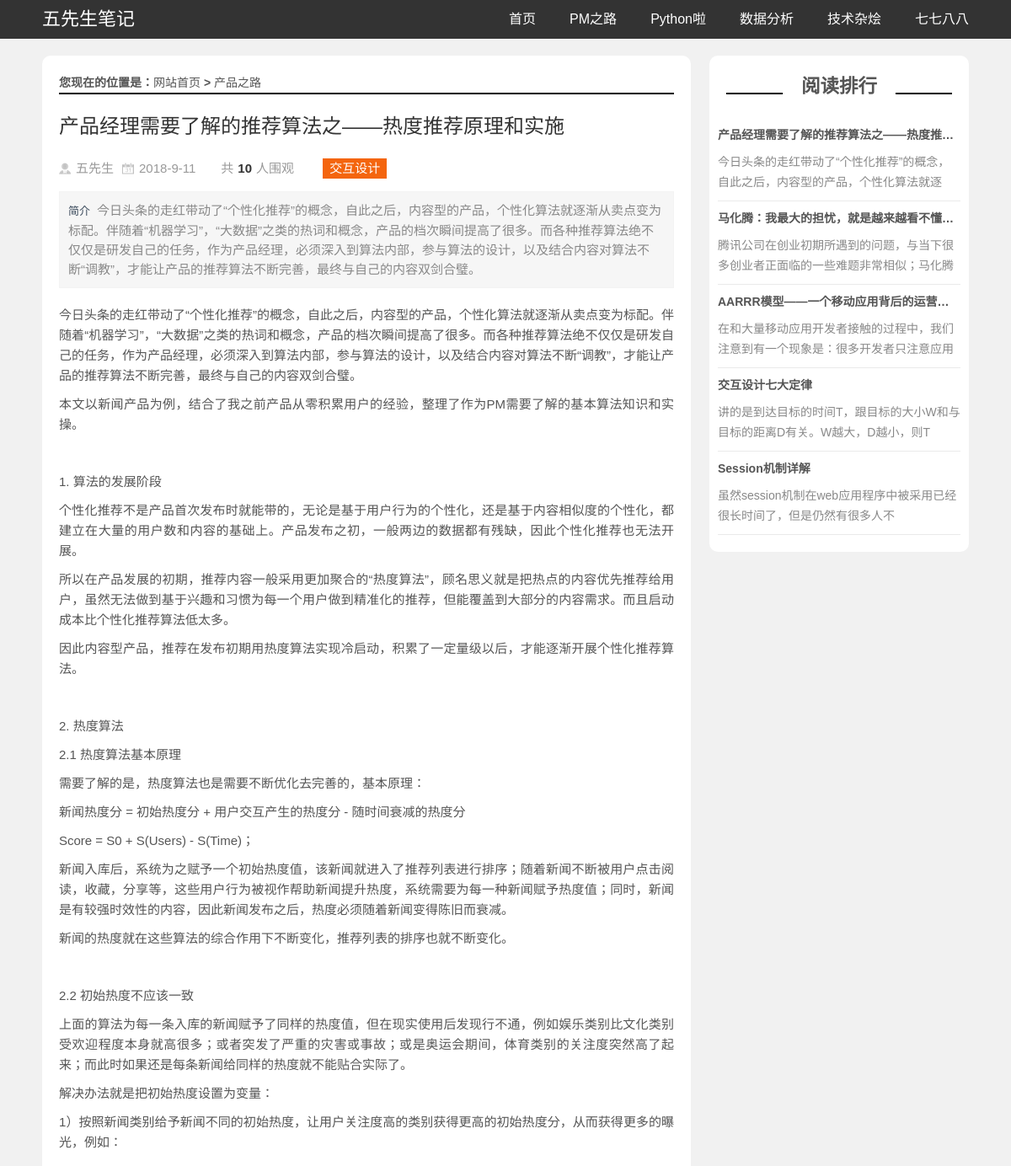
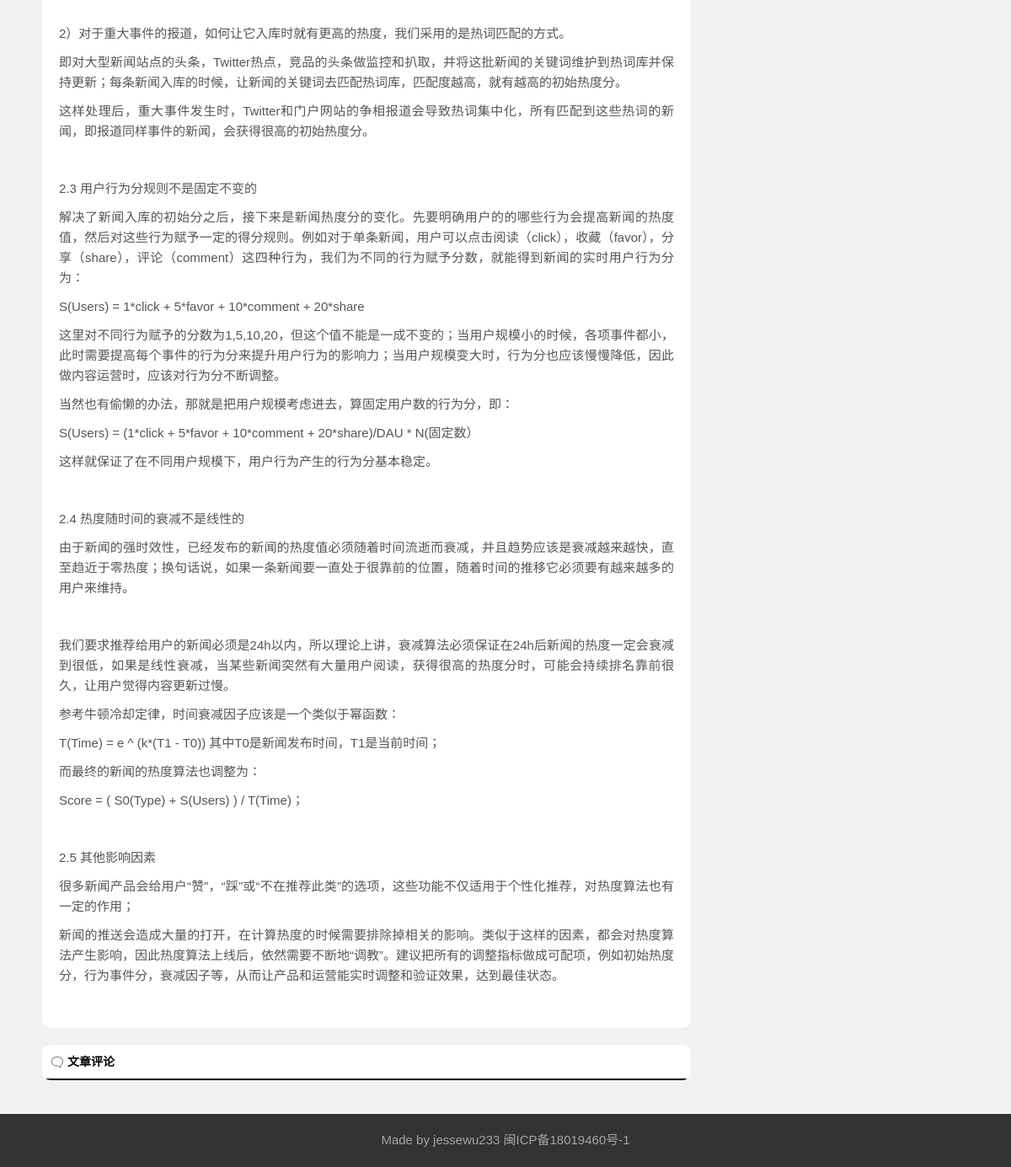
Page /post/9 on the committed database (2 pictures, top to bottom).
### blog/models.py (models this page shows, shortened)
class Post(models.Model):
    title = models.CharField(max_length=100)
    body = RichTextUploadingField()
    created_time = models.DateTimeField()
    modified_time = models.DateTimeField()
    excerpt = models.TextField(max_length=200, blank=True)
    category = models.ForeignKey(Category, on_delete=models.CASCADE)
    tags = models.ForeignKey(Tag, on_delete=models.CASCADE, blank=True, default='0')
    author = models.ForeignKey(User, on_delete=models.CASCADE)
    views = models.PositiveIntegerField(default=0)
    imgUrl = ImageField(upload_to='PostImg', default='0')
    def increase_views(self):
        self.views += 1
        self.save(update_fields=['views'])

class Category(models.Model):
    name = models.CharField(max_length=100)
    def __str__(self):
        return self.name

class User(models.Model):
    name = models.CharField(max_length=100)
    def __str__(self):
        return self.name

class Tag(models.Model):
    category = models.ForeignKey(Category, default='0', on_delete=models.CASCADE)
    name = models.CharField(max_length=100)

### blog/views.py (the view)
# urls.py: path('post/<int:post_id>', views.detail, name='detail'),
def detail(request, post_id):
    post = get_object_or_404(models.Post, pk=post_id)
    post.increase_views()
    post.body = markdown.markdown(post.body,
                                  extensions=[
                                      'markdown.extensions.extra',
                                      'markdown.extensions.fenced_code',
                                      'markdown.extensions.codehilite',
                                      'markdown.extensions.toc',
                                  ])
    all_post_list = models.Post.objects.all().order_by('-created_time')
    most_view_list = all_post_list.order_by("-views")[:5]
    context = {
        "post": post,
        "most_view_list": most_view_list
    }
    return render(request, "blog/detail.html", context)

### blog/templates/blog/detail.html (shortened to what this page needs)
{% load staticfiles %}
<!doctype html>
<html>
<head>
    <link href="{% static "blog/css/base.css" %}" rel="stylesheet">
    <link href="{% static "blog/css/index.css" %}" rel="stylesheet">
    <link href="{% static "blog/css/m.css" %}" rel="stylesheet">
</head>
<body>
<header>
    <div id="mnav">
        <div class="logo"><a href="/">五先生笔记</a></div>
        <ul id="starlist">
            <li><a href="http://localhost:8000/">首页</a></li>
            <li><a href="{% url "blog:category" 6 %}">PM之路</a></li>
            <li><a href="{% url "blog:category" 7 %}">Python啦</a></li>
            <li><a href="{% url "blog:category" 8 %}">数据分析</a></li>
            <li><a href="{% url "blog:category" 9 %}">技术杂烩</a></li>
            <li><a href="{% url "blog:category" 9 %}">七七八八</a></li>
        </ul>
    </div>
</header>
<div class="line46"></div>
<div class="blank"></div>
<article>
    <div class="leftbox">
        <div class="infos">
            <div class="newsview">
                <h2 class="intitle">您现在的位置是：<a href="/">网站首页</a>&nbsp;&gt;&nbsp;<a href="/">{{ post.category }}</a></h2>
                <h3 class="news_title">{{ post.title }}</h3>
                <div class="news_author"><span class="au01">{{ post.author }}</span><span
                        class="au02">{{ post.created_time.year }}-{{ post.created_time.month }}-{{ post.created_time.day }}</span><span
                        class="au03">共<b>{{ post.views }}</b>人围观</span>
                    <span class="tags"><a href="{% url "blog:tag" post.tags.id %}">{{ post.tags.name }}</a></span>
                </div>
                <div class="news_about"><strong>简介</strong>{{ post.excerpt }}
                </div>
                <div class="news_infos">
                    {{ post.body| safe }}
                </div>
            </div>
        </div>
        <div class="news_pl">
            <h2>文章评论</h2>
        </div>
    </div>
    <div class="rightbox">
        <div class="paihang">
            <h2 class="ab_title"><a href="{% url "blog:top" %}">阅读排行</a></h2>
            {% if most_view_list %}
                <ul>
                    {% for post in most_view_list %}
                        <li><b><a href="{% url "blog:detail" post.id %}" target="_blank">{{ post.title }}</a></b>
                            <p>{{ post.excerpt | truncatechars:40 }}</p>
                        </li>
                    {% endfor %}
                </ul>
            {% endif %}
        </div>
    </div>
</article>
<footer>
    <p>Made by <a href="/">jessewu233</a> <a href="/">闽ICP备18019460号-1</a></p>
</footer>
</body>
</html>

### blog/static/blog/css/base.css (style rules this page uses)
* { margin: 0; padding: 0 }
body { font: 15px "Microsoft YaHei", Arial, Helvetica, sans-serif; color: #555; background: #f1f1f1; line-height: 1.5; }
ul, li { list-style: none; }
a { text-decoration: none; color: #555 }
.blank { height: 20px; overflow: hidden; width: 100%; margin: auto; clear: both }
.line46 { height: 46px; width: 100% }
header { width: 100%; color: #FFF; background: #333; line-height: 46px; overflow: hidden; position: fixed; top: 0; z-index: 100 }
.logo { float: left; font-size: 22px }
#mnav { width: 1100px; margin: auto }
#mnav a { color: #FFF }
#starlist { float: right; }
#starlist li { float: left; display: block; padding: 0 0 0 40px; font-size: 16px }
article { width: 1100px; margin: auto; overflow: hidden }
footer { width: 100%; background: #333; color: #a5a4a4; text-align: center; padding: 20px 0; }
footer a { color: #a5a4a4 }

### blog/static/blog/css/index.css (style rules this page uses)
.leftbox { width: 70%; float: left; overflow: hidden; margin-bottom: 20px; }
.rightbox { width: 28%; float: right; overflow: hidden; }
.ab_title { text-align: center; position: relative; margin: 20px; }
.ab_title:before { content: ""; width: 25%; height: 2px; background: #000; position: absolute; left: 0; bottom: 8px }
.ab_title:after { content: ""; width: 25%; height: 2px; background: #000; position: absolute; right: 0; bottom: 8px }
.paihang { background: #FFF; border-radius: 10px; overflow: hidden; margin: 0 0 20px 0; }
.paihang ul { padding: 10px; }
.paihang ul li { border-bottom: solid 1px #EAEAEA; font-size: 14px; margin: 0 0 10px 0; padding: 0 0 10px 0; overflow: hidden; }
.paihang ul li b { height: 30px; text-overflow: ellipsis; white-space: nowrap; overflow: hidden; display: block; }
.paihang ul li p { line-height: 24px; color: #888 }
.infos { width: 100%; background: #FFF; border-radius: 10px; overflow: hidden; }
.newsview { padding: 20px }
.intitle { line-height: 24px; height: 24px; font-size: 14px;; border-bottom: #000 2px solid; }
.intitle a { font-weight: normal; }
.news_title { font-size: 24px; font-weight: normal; padding: 20px 0; color: #333; }
.news_author { width: 100%; color: #999; line-height: 18px; }
.news_author span { margin-right: 10px; padding-left: 20px }
.au01 { background: url(../images/author2.png) no-repeat left center }
.au02 { background: url(../images/date.png) no-repeat left center }
.au03 b { color: #333; padding: 0 5px }
.news_about { color: #888888; border: 1px solid #F3F3F3; padding: 10px; margin: 10px auto 0; line-height: 23px; background: none repeat 0 0 #F6F6F6; }
.news_about strong { color: #38485A; font-weight: 400 !important; font-size: 13px; padding-right: 8px; }
.tags a { background: #F4650E; padding: 3px 8px; margin: 0 5px 5px 0; color: #fff; display: inline-block; }
.tags { margin: 10px 0; }
.news_infos { line-height: 24px; text-align: justify; padding: 20px 0 }
.news_infos p { margin-bottom: 10px }
.news_pl { margin: 10px 0; width: 100%; background: #FFF; border-radius: 10px; overflow: hidden; margin: 20px 0 }
.news_pl h2 { background: url(../images/newsbg03.png) no-repeat left 10px center; border-bottom: #000 2px solid; line-height: 40px; font-size: 14px; padding-left: 30px; color: #000 }

### rows in the picture
Post: category "产品之路", title "产品经理需要了解的推荐算法之——热度推荐原理和实施", author "五先生", created_time.year "2018", created_time.month "9", created_time.day "11", views "10", tags.name "交互设计", excerpt "今日头条的走红带动了“个性化推荐”的概念，自此之后，内容型的产品，个性化算法就逐渐从卖点变为标配。伴随着“机器学习”，“大数据”之类的热词和概念，产品的档次瞬间提高了很多。而各种推荐算法绝不仅仅是研发自己的任务，作为产品经理，必须深入到算法内部，参与算法的设计，以及结合内容对算法不断“调教”，才能让产品的推荐算法不断完善，最终与自己的内容双剑合璧。", body "今日头条的走红带动了“个性化推荐”的概念，自此之后，内容型的产品，个性化算法就逐渐从卖点变为标配。伴随着“机器学习”，“大数据”之类的热词和概念，产品的档次瞬间提高了很多。而各种推荐算法绝不仅仅是研发自己的任务，作为产品经理，必须深入到算法内部，参与算法的设计，以及结合内容对算法不断“调教”，才能让产品的推荐算法不断完善，最终与自己的内容双剑合璧。 本文以新闻产品为例，结合了我之前产品从零积累用户的经验，整理了作为PM需要了解的基本算法知识和实操。 1. 算法的发展阶段 个性化推荐不是产品首次发布时就能带的，无论是基于用户行为的个性化，还是基于内容相似度的个性化，都建立在大量的用户数和内容的基础上。产品发布之初，一般两边的数据都有残缺，因此个性化推荐也无法开展。 所以在产品发展的初期，推荐内容一般采用更加聚合的“热度算法”，顾名思义就是把热点的内容优先推荐给用户，虽然无法做到基于兴趣和习惯为每一个用户做到精准化的推荐，但能覆盖到大部分的内容需求。而且启动成本比个性化推荐算法低太多。 因此内容型产品，推荐在发布初期用热度算法实现冷启动，积累了一定量级以后，才能逐渐开展个性化推荐算法。 2. 热度算法 2.1 热度算法基本原理 需要了解的是，热度算法也是需要不断优化去完善的，基本原理： 新闻热度分 = 初始热度分 + 用户交互产生的热度分 - 随时间衰减的热度分 Score = S0 + S(Users) - S(Time)；…", title "产品经理需要了解的推荐算法之——热度推…", excerpt "今日头条的走红带动了“个性化推荐”的概念，自此之后，内容型的产品，个性化算法就逐"
Post: title "马化腾：我最大的担忧，就是越来越看不懂…", excerpt "腾讯公司在创业初期所遇到的问题，与当下很多创业者正面临的一些难题非常相似；马化腾"
Post: title "AARRR模型——一个移动应用背后的运营模式", excerpt "在和大量移动应用开发者接触的过程中，我们注意到有一个现象是：很多开发者只注意应用"
Post: title "交互设计七大定律", excerpt "讲的是到达目标的时间T，跟目标的大小W和与目标的距离D有关。W越大，D越小，则T"
Post: title "Session机制详解", excerpt "虽然session机制在web应用程序中被采用已经很长时间了，但是仍然有很多人不"
